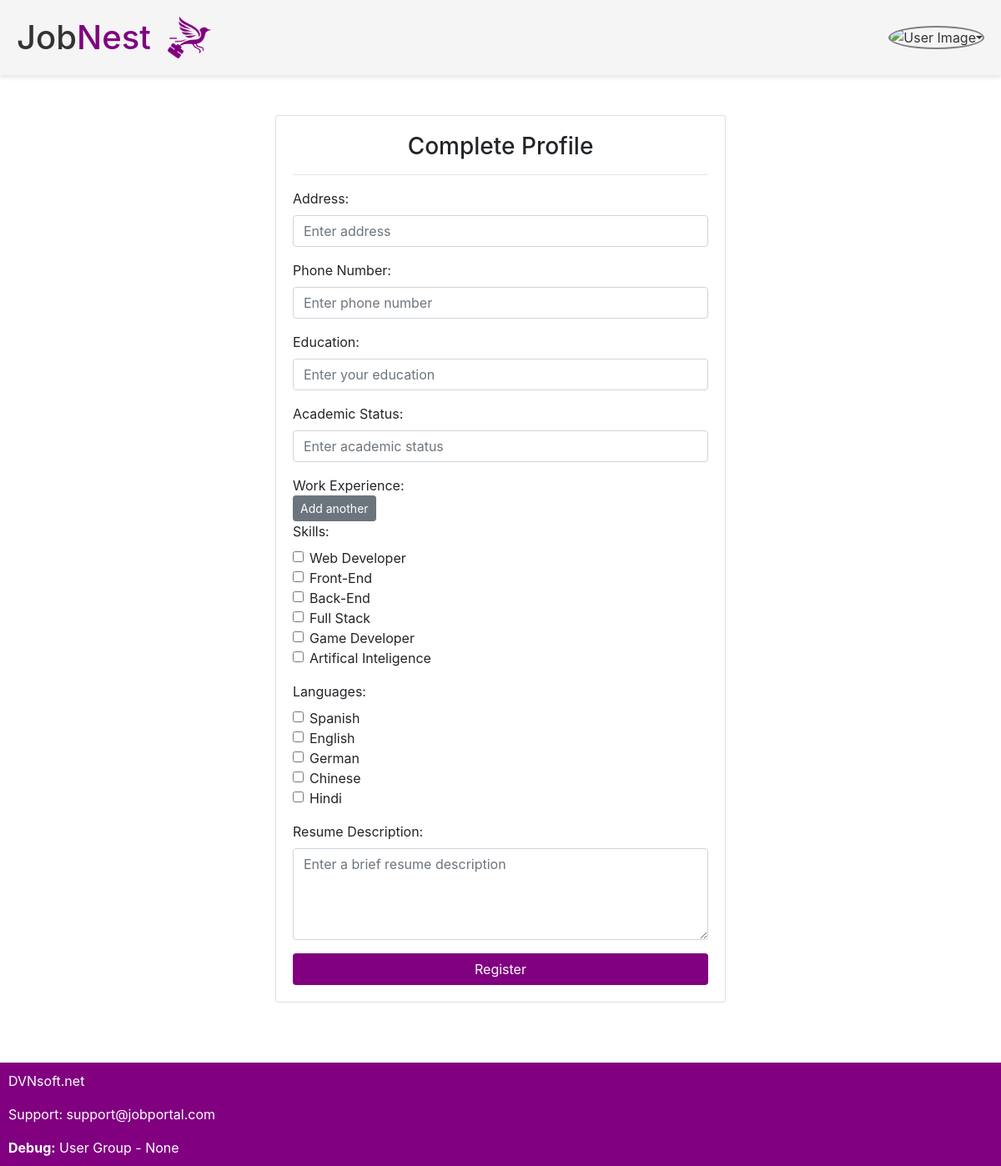
The page /register/register-type/register-user/ (signed in) on the database its author committed.
### core/models.py (models this page shows)
class Skill(models.Model):
    name = models.CharField(max_length=100, unique=True)

class Language(models.Model):
    name = models.CharField(max_length=100, unique=True)

### core/views.py (the view, shortened to what this page needs)
# urls.py: path('register/register-type/register-user/', views.register_user, name='register_user'),
@login_required
def register_user(request):
    skills = Skill.objects.all()
    languages = Language.objects.all()
    return render(request, 'core/register_user.html', {
        'skills': skills,
        'languages': languages,
    })

### core/templates/core/register_user.html (shortened to what this page needs)
{% extends "core/base.html" %}
{% block content %}
<link href="https://maxcdn.bootstrapcdn.com/bootstrap/4.5.2/css/bootstrap.min.css" rel="stylesheet">
<div class="container mt-5 mb-5">
    <div class="row">
        <div class="col-md-6 offset-md-3">
            <div class="card">
                <div class="card-body">
                    <h3 class="text-center text-purple">Complete Profile</h3>
                    <hr class="text-purple">
                    <form action="{% url 'register_user' %}" method="post">
                        <div class="form-group">
                            <label for="address" class="text-purple">Address:</label>
                            <input type="text" class="form-control" id="address" placeholder="Enter address" name="address" required>
                        </div>
                        <div class="form-group">
                            <label for="phone_number" class="text-purple">Phone Number:</label>
                            <input type="tel" class="form-control" id="phone_number" placeholder="Enter phone number" name="phone_number" required>
                        </div>
                        <div class="form-group">
                            <label for="education" class="text-purple">Education:</label>
                            <input type="text" class="form-control" id="education" placeholder="Enter your education" name="education" required>
                        </div>
                        <div class="form-group">
                            <label for="academic_status" class="text-purple">Academic Status:</label>
                            <input type="text" class="form-control" id="academic_status" placeholder="Enter academic status" name="academic_status" required>
                        </div>
                        <div class="text-purple">Work Experience:</div>
                        <button type="button" id="add-work-experience" class="btn btn-secondary btn-sm">Add another</button>
                        <div class="form-group">
                            <label class="text-purple">Skills:</label>
                            {% for skill in skills %}
                                <div class="form-check">
                                    <input class="form-check-input" type="checkbox" name="skills" value="{{ skill.id }}" id="skill{{ skill.id }}">
                                    <label class="form-check-label" for="skill{{ skill.id }}">
                                        {{ skill.name }}
                                    </label>
                                </div>
                            {% endfor %}
                        </div>
                        <div class="form-group">
                            <label class="text-purple">Languages:</label>
                            {% for language in languages %}
                                <div class="form-check">
                                    <input class="form-check-input" type="checkbox" name="languages" value="{{ language.id }}" id="language{{ language.id }}">
                                    <label class="form-check-label" for="language{{ language.id }}">
                                        {{ language.name }}
                                    </label>
                                </div>
                            {% endfor %}
                        </div>
                        <div class="form-group">
                            <label for="resume_description" class="text-purple">Resume Description:</label>
                            <textarea class="form-control" id="resume_description" placeholder="Enter a brief resume description" name="resume_description" rows="4" required></textarea>
                        </div>
                        <button type="submit" class="btn btn-block text-white" style="background-color: purple;">Register</button>
                    </form>
                </div>
            </div>
        </div>
    </div>
</div>
{% endblock %}

### rows shown on the page
Skill: name "Web Developer"
Skill: name "Front-End"
Skill: name "Back-End"
Skill: name "Full Stack"
Skill: name "Game Developer"
Skill: name "Artifical Inteligence"
Language: name "Spanish"
Language: name "English"
Language: name "German"
Language: name "Chinese"
Language: name "Hindi"
